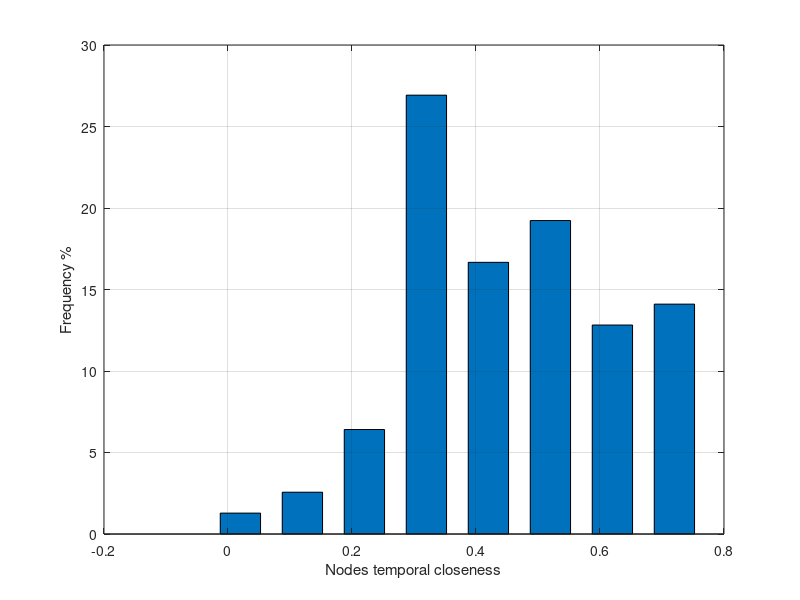

Reproduce this figure in MATLAB.
load ClosenessImportantNodes.txt;     %  read data into the my_xy matrix
data = ClosenessImportantNodes(:,3)/(78*6000);
%x=['2 \lt 2.25','2 \lt 2.25','2 \lt 2.25','2 \lt 2.25','2 \lt 2.25','2 \lt 2.25','2 \lt 2.25','2 \lt 2.25' ];
%y = randn(10000,1);
[a,b]=hist(data(:),0.02:0.1:0.8); 
bar(b,(a*100)/78,0.65);
%[h,b] = std(data(:));
%figure;
%plot(b,h);
xlabel('Nodes temporal closeness');
ylabel('Frequency %');
grid on;

%plot(Prob,Err1,'r.-',Prob,Err2,'b.-',Prob,Err3,'g.-',Prob,Err4,'c.-',Prob,Err5,'y.-');
%xlabel('P_{err}');           % add axis labels and plot title
%ylabel('Temporal Robustness');

%axis([0.000075 1.000 0.0 1.000],[0.000075 1.000 0.0 1.000]);
%set(gca,'XGrid','on','YGrid','on');
%set(gca,'gridlinestyle','--')
%grid on;
%legend('p = 10^{-4}','p = 10^{-3}','p = 10^{-2}','p = 10^{-1}','p = 1');

%title('Mean monthly precipitation at Portland International Airport');
%plot(Prob,EffSim,'bx-',Prob,EffTheor,'ro-');     %  plot precip vs. month with circles
